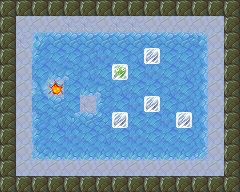

A 2D game scene composited from a Tiled map and its tileset images. What follows is a short description and the map's XML, with each tile layer's data collapsed to a summary:
An orthogonal 15x12 tile map with 16x16 px tiles, 4 tile layers (Bottom, Floor, FloorTop, Blocks), 5 tilesets.

<map version="1.0" orientation="orthogonal" width="15" height="12" tilewidth="16" tileheight="16">
 <tileset firstgid="1" name="ground" tilewidth="16" tileheight="16">
  <image source="assets/tileset-ground.png" width="48" height="16" />
 </tileset>
 <tileset firstgid="4" name="misc" tilewidth="16" tileheight="16">
  <image source="assets/tileset-misc.png" width="64" height="16" />
  <tile id="3">
   <properties>
    <property name="goal" value="true" />
   </properties>
  </tile>
 </tileset>
 <tileset firstgid="8" name="pushblocks" tilewidth="16" tileheight="16">
  <image source="assets/tileset-pushblocks.png" width="48" height="16" />
  <tile id="1">
   <properties>
    <property name="goal" value="true" />
    <property name="sprite" value="assets/frozen.sprite" />
   </properties>
  </tile>
 </tileset>
 <tileset firstgid="11" name="rocks" tilewidth="16" tileheight="16">
  <properties>
   <property name="collision" value="true" />
  </properties>
  <image source="assets/tileset-rocks.png" width="256" height="48" />
 </tileset>
 <tileset firstgid="59" name="slippery" tilewidth="16" tileheight="16">
  <properties>
   <property name="slippery_block" value="true" />
   <property name="slippery_player" value="true" />
  </properties>
  <image source="assets/tileset-slippery.png" width="256" height="48" />
 </tileset>
 <layer name="Bottom" width="15" height="12">
  <data>[180 cells, 180 non-empty, 2 distinct tile ids]</data>
 </layer>
 <layer name="Floor" width="15" height="12">
  <properties>
   <property name="player_offset_y" value="-1" />
   <property name="player_sprite" value="assets/dino.sprite" />
  </properties>
  <data>[180 cells, 87 non-empty, 16 distinct tile ids]</data>
 </layer>
 <layer name="FloorTop" width="15" height="12">
  <data>[180 cells, 50 non-empty, 1 distinct tile ids]</data>
 </layer>
 <layer name="Blocks" width="15" height="12">
  <data>[180 cells, 5 non-empty, 2 distinct tile ids]</data>
 </layer>
</map>
